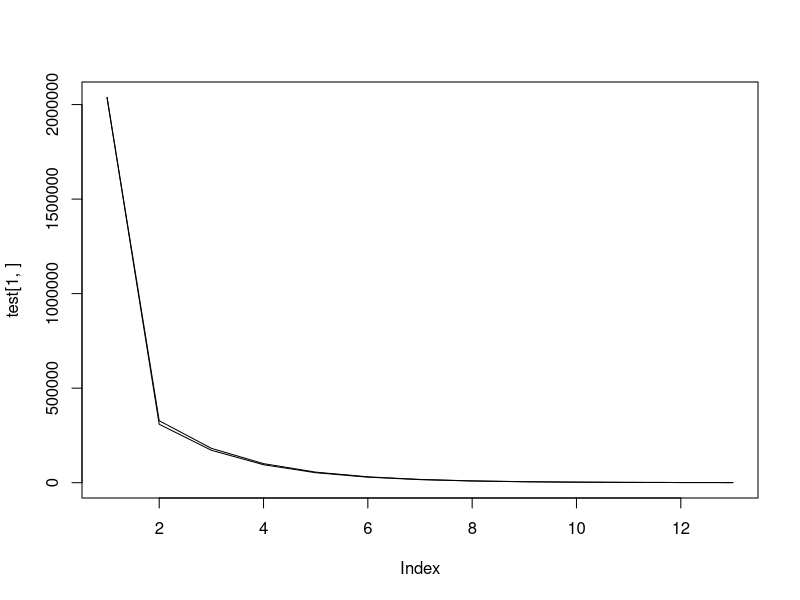
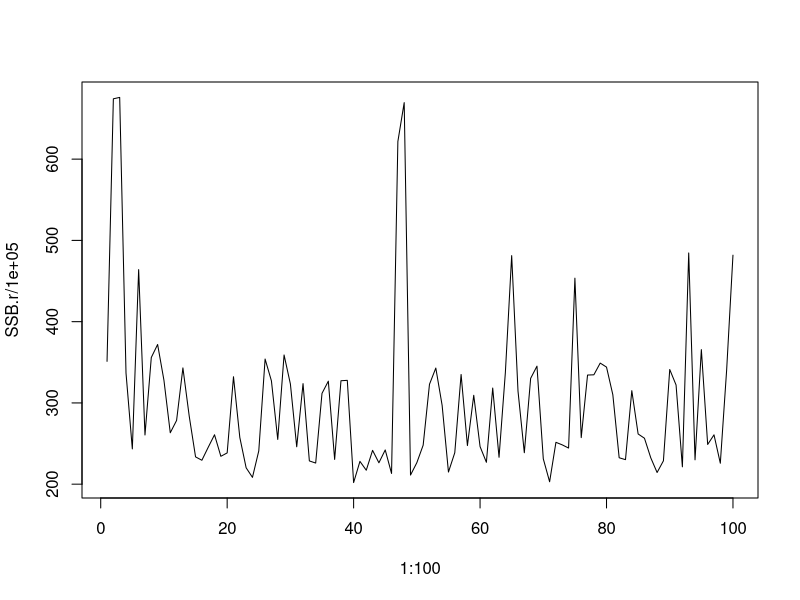
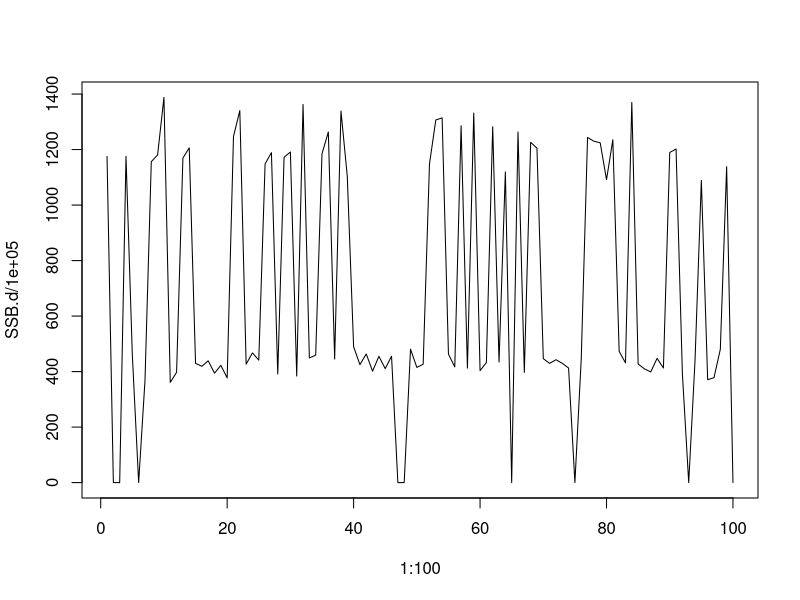
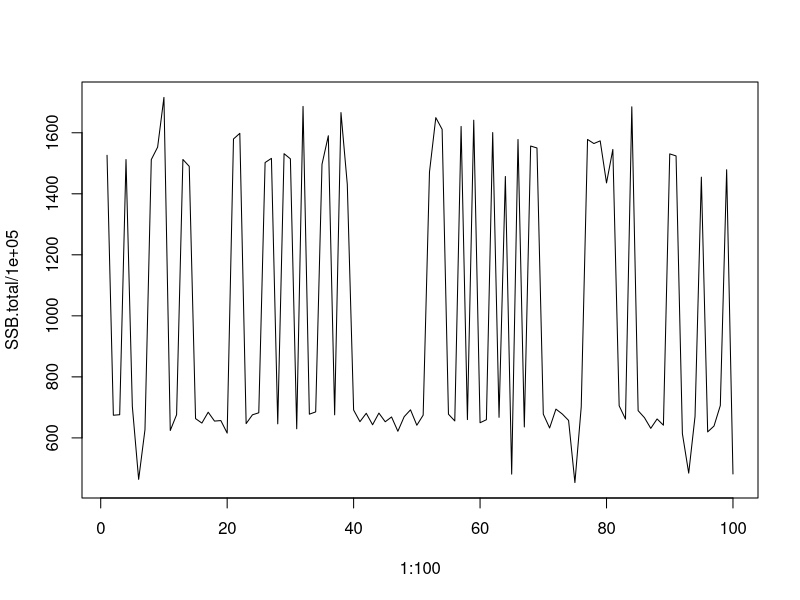
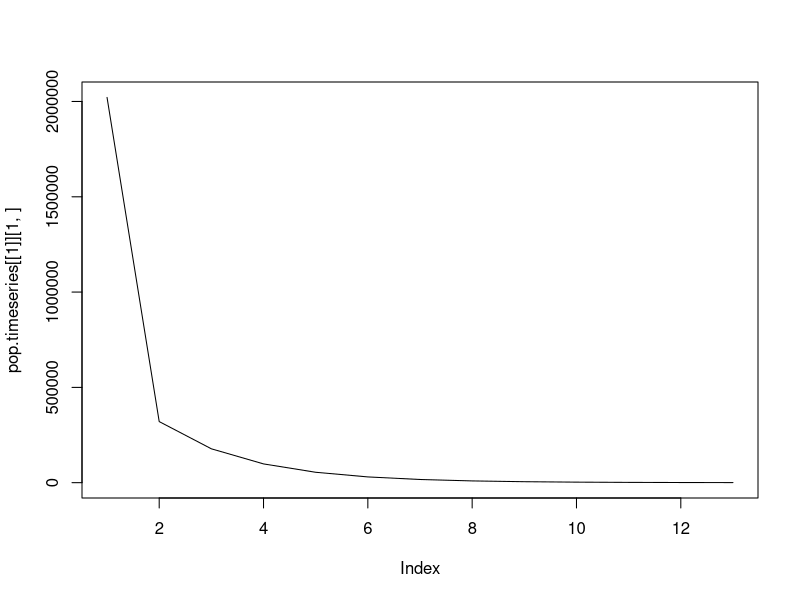

Source code (R) for these figures, in order:
#####################################################################
#Reproduction of age-structured model from Kerr et al. 2009
#The role of spatial dynamics in the stability, resilience, and
#productivity of an estuarine fish population
#Owen Liu, owenrliu@gmail.com
#October 2015
#####################################################################

#list of model parameters
n.ages <- 13  # number of age groups
B1 <- 1985000 # maximum number of recruits produced
B2 <- 1000    # controls rate at which the max recruits per spawner is reached
Z1 <- 1.54    # total mortality over the larval period
Za <- 0.59    # mean total adult mortality
Linf <- 217   # asymptotic VB length
kr <- 0.39    # rate (yr^-1) at which the growth model approaches the asymptote
kd <- 0.69    # rate (yr^-1) at which the growth model approaches the asymptote
a0 <- 0       # theoretical age at zero length (VB)
alpha <- 6.42e-6  #length-mass parameter
beta <- 3.28  #length-mass parameter
D <-0.25      #dispersive fraction

####Calculate population of fish in each contingent##################
# 2 different contingents, resident and dispersive (with fraction D)
# separate calculations for age-zero fish (from both contingents
# together, with error), age-1 fish (based on larval mortality, which
# varies between wet and dry years and between contingents), and age
# 2-12 dynamics, which are governed by a universal, constant 'adult'
# mortality rate, Za

N.vec <- function (B1, B2, SSBpop, Z1.vec, Za, D) {
  
  N.vec.r <- numeric(13) #population vector, resident contingent
  
  N.vec.d <- numeric(13) #population vector, dispersive contingent
  
  N0<-(B1*SSBpop)/(B2 + SSBpop) + rnorm(n=1,mean=0,sd=0.03*B1) #age zero
  
  N1r <- N0*(1-D)*exp(-Z1.vec[1]) #Z1.vec[1] is the year-specific larval
                                  #mortality for the resident contigent
  
  N1d <- N0*D*exp(-Z1.vec[2])     #Z1.vec[2] is the year-specific larval
                                  #mortality for the dispersive contigent
  
  N.vec.r[1] <- N0
  N.vec.r[2] <- N1r
  N.vec.d[1] <- N0
  N.vec.d[2] <- N1d
  
  for (i in 2:12) {
    
    N.vec.r[i+1] <- N.vec.r[i]*exp(-Za)
    N.vec.d[i+1] <- N.vec.d[i]*exp(-Za)
    
  }
  
  return(rbind(N.vec.r,N.vec.d))
  
}
test<-N.vec(B1=B1,B2=B2,SSBpop=1000000,Z1.vec=c(1.54,0.5),Za=Za, D=D)
plot(test[1,],type='l')
lines(test[2,],type='l')


####Calculate mass at age for a vector of lengths####
# including VB length-at-age

maa <- function(age.vec,Linf,a0,alpha, beta,k) {
  L.vec<-Linf*(1-exp(-k*(age.vec-a0)))
  M.vec<- alpha*L.vec^beta
  return(M.vec)
}

### Calculate SSB for each contingent####
# as a function of numbers at age at a given time, average
# spawning mass at age, and proportion female spawners at age

calc.SSB <- function (N.vec,M.vec,p.vec) {
  
  SSB.cont <- sum(N.vec*M.vec*p.vec)
  
  return (SSB.cont)
  
}

### Calculate total SSB of the population ####
# calls calc.SSB

SSB.pop <- function (N.vec, M.vec, p.vec) {
  
  calc.SSB (N.vec, M.vec, p.vec)
  
}

####Test simulation####
D <- rnorm(n=100,mean=0.5,sd=0.03) #stochastic dispersive fraction
wet.or.dry<-sample(c(0,1),100,replace=T,prob=c(0.50,0.50)) #wet is zero, dry is 1
drought <- sample(c(0,1),100,replace=T,prob=c(0.20,0.80)) #drought years are zeros
D<-D*drought #dispersive fraction is zero in drought years
Z1r <- wet.or.dry*1.54 #larval mortality, resident contingent
Z1r<-replace(Z1r,Z1r==0,1.2)
Z1d <- wet.or.dry*1.54 #larval mortality, dispersive contingent (env. variable)
Z1d<-replace(Z1d,Z1d==0,0.5)
Z1.vec<-cbind(Z1r,Z1d)

#length, mass, proportion mature
M.vec.r<-maa(age.vec=0:12,Linf=Linf,a0=a0,alpha=alpha, beta=beta,k=kr)
M.vec.d<-maa(age.vec=0:12,Linf=Linf,a0=a0,alpha=alpha, beta=beta,k=kd)
p.vec <- c(0,0,0.73,0.98,1,1,1,1,1,1,1,1,1)

pop.timeseries <- list()
SSB.r <- numeric(100)
SSB.d <- numeric(100)
SSB.total <- numeric(100)

pop.timeseries[[1]] <- N.vec(B1=B1, B2=B2, SSBpop=1E8, Z1.vec=Z1.vec[1,], Za=Za, D=D[1])
SSB.r[1] <- calc.SSB(N.vec=pop.timeseries[[1]][1,],M.vec=M.vec.r,p.vec=p.vec)
SSB.d[1] <- calc.SSB(N.vec=pop.timeseries[[1]][2,],M.vec=M.vec.d,p.vec=p.vec)
SSB.total[1]<-sum(SSB.r[1],SSB.d[1])

for (i in 2:100) {
  pop.timeseries[[i]] <- N.vec(B1=B1, B2=B2, SSBpop=SSB.total[i-1], Z1.vec=Z1.vec[i,], Za=Za, D=D[i])
  SSB.r[i] <- calc.SSB(N.vec=pop.timeseries[[i]][1,],M.vec=M.vec.r,p.vec=p.vec)
  SSB.d[i] <- calc.SSB(N.vec=pop.timeseries[[i]][2,],M.vec=M.vec.d,p.vec=p.vec)
  SSB.total[i]<-sum(SSB.r[i],SSB.d[i])
  
}

#####plots####
plot(1:100,SSB.r/100000,type='l')
plot(1:100,SSB.d/100000,type='l')
plot(1:100,SSB.total/100000,type='l')
plot(pop.timeseries[[1]][1,],type='l')
